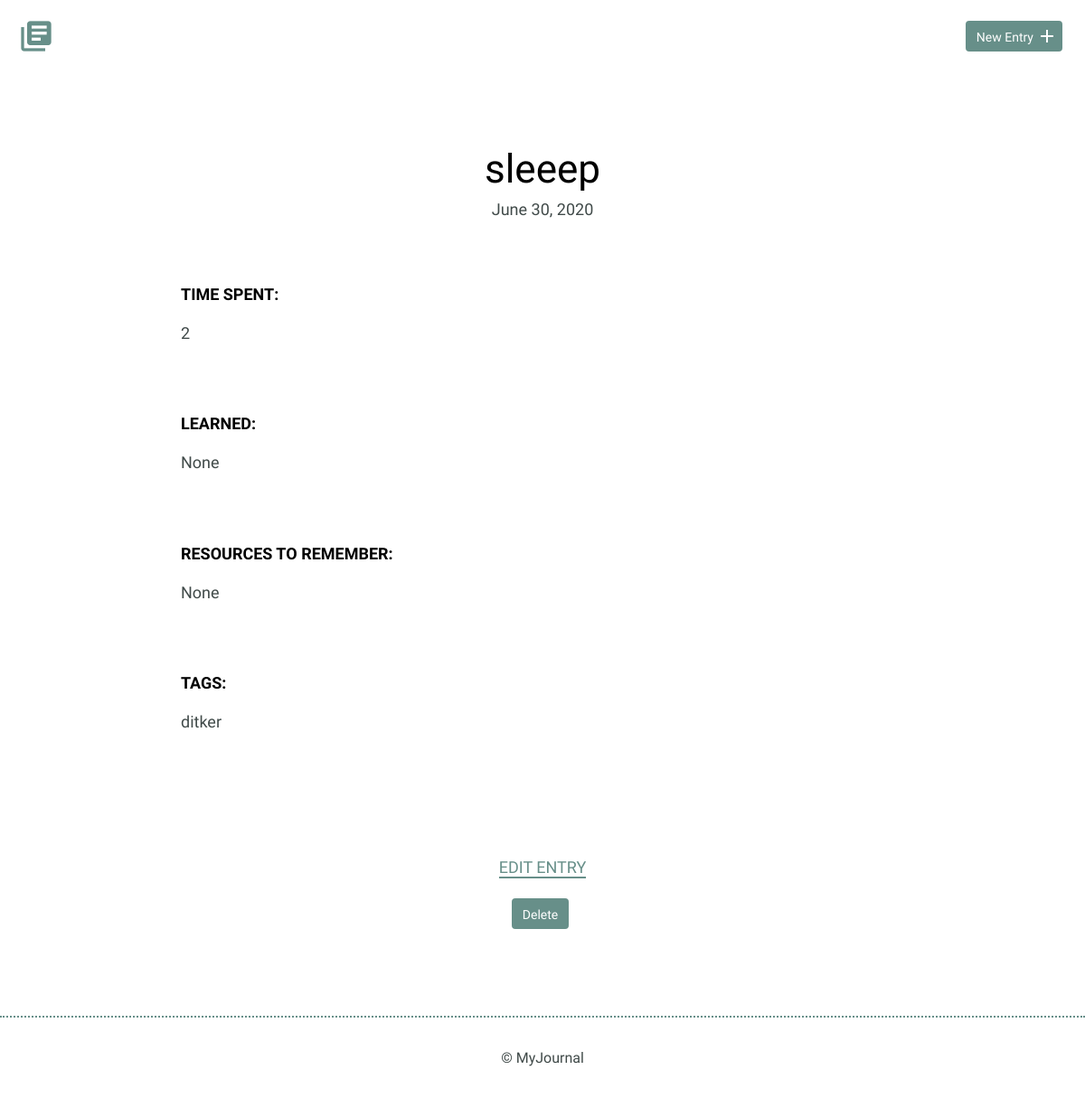
Page /detail.php?id=37 on the earlier database version.
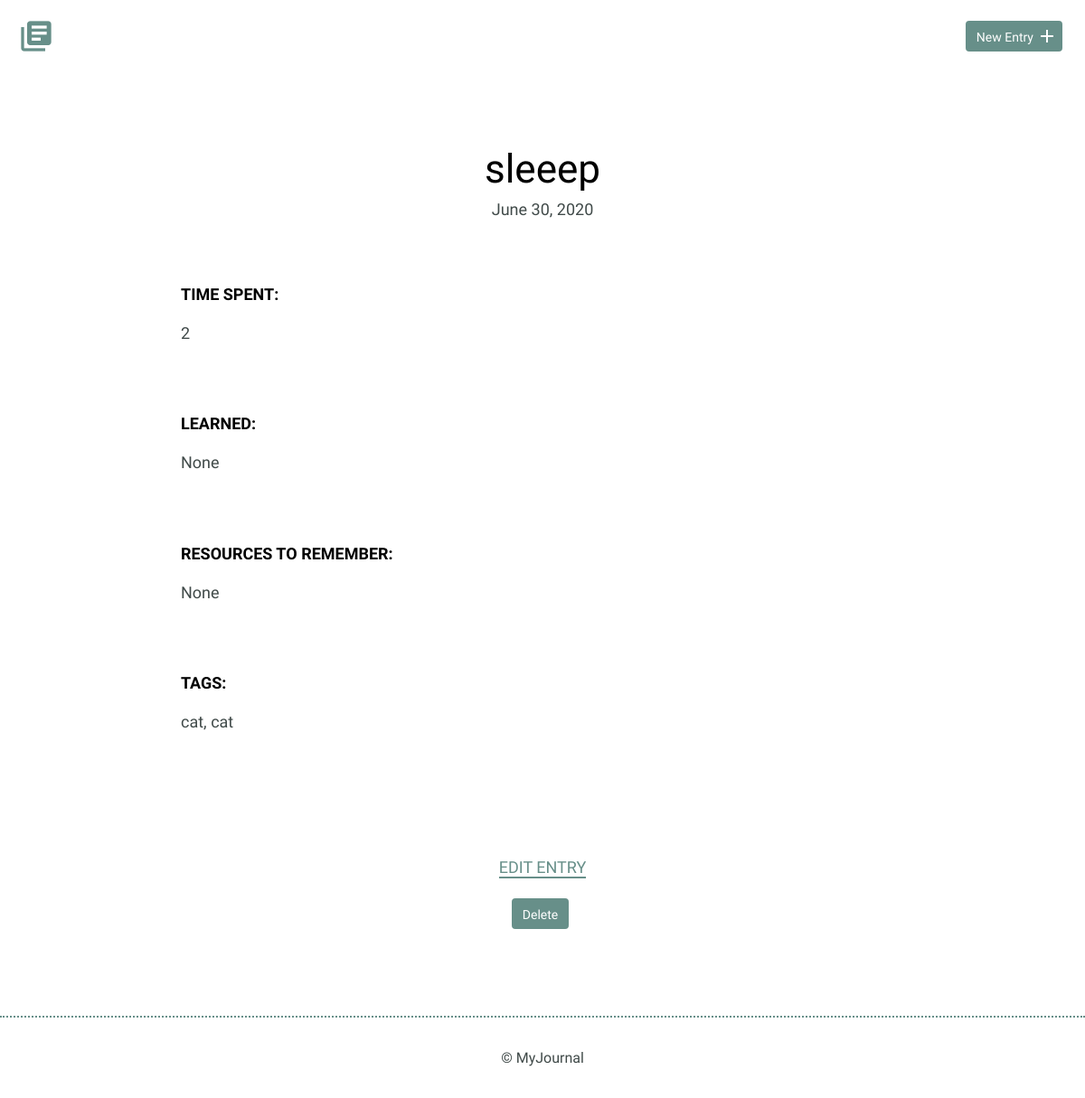
Same page on the later database version.
### tables this page shows
CREATE TABLE tags (
    tag_id INTEGER PRIMARY KEY,
    tag_name TEXT NOT NULL UNIQUE
);

### inc/functions.php (called while the page is built, shortened)
<?php
function getEntryDetails($id) {
    include 'connection.php';
    try {
        $sql = "SELECT entries.title, entries.date, entries.time_spent, entries.learned, entries.resources FROM entries WHERE id = ?";
        $results = $db->prepare($sql);
        $results->bindValue(1, $id, PDO::PARAM_INT);
        $results->execute();
    } catch (Exception $e) {
        echo 'error: ' . $e->getMessage();
    }
    $entry_details = $results->fetch(PDO::FETCH_ASSOC);
    try {
        $sql = "SELECT tags.tag_name FROM tags
                JOIN entry_tags_link ON entry_tags_link.tag_id = tags.tag_id
                WHERE entry_tags_link.entry_id = ?";
        $results = $db->prepare($sql);
        $results->bindValue(1, $id, PDO::PARAM_INT);
        $results->execute();
    } catch (Exception $e) {
        echo 'error: ' . $e->getMessage();
    }
    $tags = [];
    foreach($results->fetchAll(PDO::FETCH_ASSOC) as $tag){
        $tag_value = $tag['tag_name'];
        $tags[] = $tag_value;
    }
    $entry_details['tags'] = $tags;
    return $entry_details;
}
function convertDate($date) {
    $timestamp = strtotime($date);
    $formatted_time = date('F j, Y', $timestamp);
    return $formatted_time;
}

### detail.php (the view, shortened to what this page needs)
<?php
include 'inc/functions.php';
if (isset($_GET['id'])) {
    $id = filter_input(INPUT_GET, 'id', FILTER_SANITIZE_NUMBER_INT);
    if(getEntryDetails($id)) {
        $entry_details = getEntryDetails($id);
    } else {
        $error_msg = 'Unable to get details for that item. Check your item id to make sure its valid.';
    }
}
?>
<html>
    <head>
        <link rel="stylesheet" href="css/normalize.css">
        <link rel="stylesheet" href="css/site.css">
    </head>
    <body>
    <?php include 'header.php'?>
        <section>
            <div class="container">
                <div class="entry-list single">
                    <article>
                        <h1><?php
                            if(isset($error_msg)) {
                                echo $error_msg;
                                die();
                            } else {
                              echo $entry_details['title'];
                            }
                            ?></h1>
                        <time datetime="2016-01-31"><?= convertDate($entry_details['date']); ?></time>
                        <div class="entry">
                            <h3>Time Spent: </h3>
                            <p><?= $entry_details['time_spent']?></p>
                        </div>
                        <div class="entry">
                            <h3>Learned: </h3>
                            <?php
                            if(!empty($entry_details['learned'])) {
                                echo "<p>{$entry_details['learned']}</p>";
                            } else {
                                echo "<p>None</p>";
                            }
                            ?>
                        </div>
                        <div class="entry">
                            <h3>Resources to Remember:</h3>
                            <?php if(!empty($entry_details['resources'])) {
                                echo "<ul>" .
                                "<li>{$entry_details['resources']}</li>" .
                                "</ul>";
                            } else {
                                echo "<p>None</p>";
                            }
                            ?>
                        </div>
                        <div class="entry">
                            <h3>Tags:</h3>
                            <?php if(!empty($entry_details['tags'])) {
                                echo "<p>";
                                foreach ($entry_details['tags'] as $key => $value) {
                                    echo $value;
                                    if($key + 1 < count($entry_details['tags'])) {
                                        echo ', ';
                                    }
                                }
                                echo "</p>";
                            } else {
                                echo "<p>None</p>";
                            }
                            ?>
                        </div>
                    </article>
                </div>
            </div>
            <div class="edit">
                <p><a href="edit.php?id=<?= $id ?>">Edit Entry</a></p>
                <form method="post" action="detail.php">
                    <input type="submit" value="Delete" class="delete" name="delete"/>
                </form>
            </div>
        </section>
        <?php include 'footer.php'; ?>
    </body>
</html>

### header.php
<header>
    <link rel="stylesheet" href="https://cdnjs.cloudflare.com/ajax/libs/animate.css/4.0.0/animate.min.css"/>
    <div class="container">
        <div class="site-header">
            <a class="logo" href="index.php"><i class="material-icons">library_books</i></a>
            <a class="button icon-right" href="new.php"><span>New Entry</span> <i class="material-icons">add</i></a>
        </div>
    </div>
</header>

### footer.php
<footer>
    <div>
        &copy; MyJournal
    </div>
</footer>

### css/site.css (style rules this page uses)
body { font-size: 16px; color: #404a49; font-family: 'Cousine', serif; font-weight: 400; }
.container { margin: 0 auto; padding: 0 25px; }
header .site-header { margin: 0 auto; height: 95px; }
header .logo i { color: #678f89; margin: 20px 0 0 -5px; float: left; font-size: 40px; }
header .button { float: right; margin: 33px 0 0 0; }
footer { text-align: center; padding: 35px 0; border-top: 2px dotted #678f89; }
.button { padding: 8px 10px 6px 10px; background: #678f89; border: 2px solid #678f89; border-radius: 4px; text-decoration: none; color: #FFF; position: relative; text-align: center; font-size: 14px; }
.button.icon-right { padding-right: 30px; top: -10px; }
.button.icon-right i { position: absolute; top: 3px; right: 3px; }
h1, h2, h3 { margin: 0; font-weight: 400; line-height: 1em; color: #000; }
h1 { font-size: 44px; margin-bottom: 12px; }
h3 { font-size: 18px; font-family: 'Work Sans', serif; font-weight: 600; text-transform: uppercase; }
p { line-height: 1.8em; font-size: 18px; }
p a { border-bottom: 2px solid #678f89; padding: 0; color: #678f89; text-decoration: none; }
input.delete { padding: 8px 10px 6px 10px; background: #678f89; border: 2px solid #678f89; border-radius: 4px; text-decoration: none; color: #FFF; position: relative; text-align: center; font-size: 14px; }
.entry-list, .edit-entry, .new-entry { max-width: 800px; margin: 0 auto; padding: 70px 0 150px 0; }
.entry-list article { margin-bottom: 70px; text-align: center; }
.entry-list article:last-child { margin-bottom: 0; }
.entry-list.single { padding-bottom: 70px; }
.entry-list.single time { font-size: 18px; }
.entry { max-width: 800px; margin: 75px auto 0 auto; text-align: left; }
.entry p { margin-bottom: 40px; }
.edit { padding-bottom: 80px; text-align: center; margin: 0 auto; }
.edit a { font-weight: 400; text-transform: uppercase; font-size: 18px; }
input[type=submit] { margin-right: 5px; }

Differences in the rows shown:
added tags: tag_name "cat"
Other differences:
list line gone: "ditker"
